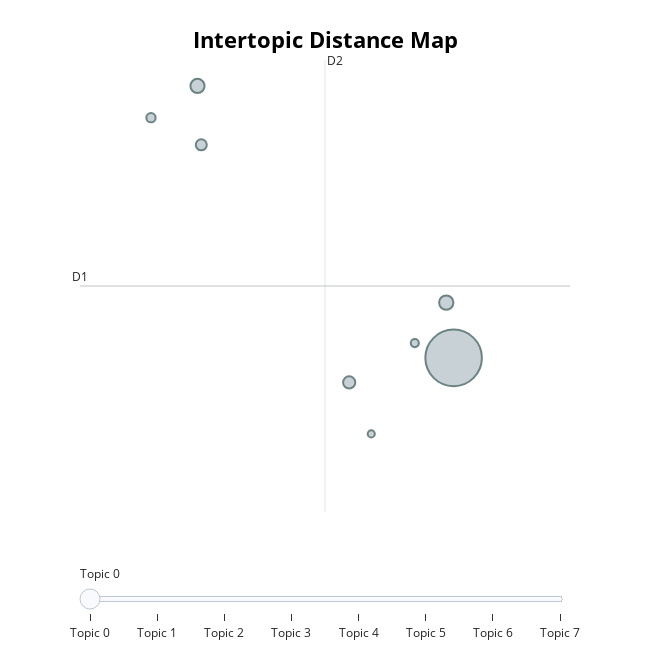

The cell this chart's notebook holds for it:
### Code cell
topic_model.visualize_topics()

### Figure 1 — Plotly figure (JSON) as saved in the notebook; plotly's stock layout.template omitted (floating-point values rounded to 4 significant figures)
{"data": [{"customdata": [[0, "political | parliament | politics | minister | responsibility", 1073], [1, "politician | political | politics | napolitano | emanuele", 69], [2, "committee | representative | senate | proposal | senator", 67], [3, "parliament | legislative | representatives | amendments | provisions", 50], [4, "parliamentary | senate | delegation | council | proceedings", 41], [5, "amendments | directive | parliament | policy | convention", 29], [6, "ratification | colleagues | perpetuates | culture | citizens", 22], [7, "harassment | discrimination | ratification | blackmail | convention", 17]], "hovertemplate": "<b>Topic %{customdata[0]}</b><br>%{customdata[1]}<br>Size: %{customdata[2]}", "legendgroup": "", "marker": {"color": "#B0BEC5", "line": {"color": "DarkSlateGrey", "width": 2}, "size": [1073, 69, 67, 50, 41, 29, 22, 17], "sizemode": "area", "sizeref": 0.6706, "symbol": "circle"}, "mode": "markers", "name": "", "orientation": "v", "showlegend": false, "type": "scatter", "x": [12.3, 12.18, 8.24, 10.65, 8.3, 7.503, 11.69, 11.0], "xaxis": "x", "y": [-4.725, -4.138, -1.836, -4.986, -2.461, -2.173, -4.569, -5.533], "yaxis": "y"}], "layout": {"annotations": [{"showarrow": false, "text": "D1", "x": 6.378, "y": -3.962, "yshift": 10}, {"showarrow": false, "text": "D2", "x": 10.26, "xshift": 10, "y": -1.561}], "height": 650, "hoverlabel": {"bgcolor": "white", "font": {"family": "Rockwell", "size": 16}}, "legend": {"itemsizing": "constant", "tracegroupgap": 0}, "margin": {"t": 60}, "shapes": [{"line": {"color": "#CFD8DC", "width": 2}, "type": "line", "x0": 10.26, "x1": 10.26, "y0": -6.363, "y1": -1.561}, {"line": {"color": "#9E9E9E", "width": 2}, "type": "line", "x0": 6.378, "x1": 14.15, "y0": -3.962, "y1": -3.962}], "sliders": [{"active": 0, "pad": {"t": 50}, "steps": [{"args": [{"marker.color": [["red", "#B0BEC5", "#B0BEC5", "#B0BEC5", "#B0BEC5", "#B0BEC5", "#B0BEC5", "#B0BEC5"]]}], "label": "Topic 0", "method": "update"}, {"args": [{"marker.color": [["#B0BEC5", "red", "#B0BEC5", "#B0BEC5", "#B0BEC5", "#B0BEC5", "#B0BEC5", "#B0BEC5"]]}], "label": "Topic 1", "method": "update"}, {"args": [{"marker.color": [["#B0BEC5", "#B0BEC5", "red", "#B0BEC5", "#B0BEC5", "#B0BEC5", "#B0BEC5", "#B0BEC5"]]}], "label": "Topic 2", "method": "update"}, {"args": [{"marker.color": [["#B0BEC5", "#B0BEC5", "#B0BEC5", "red", "#B0BEC5", "#B0BEC5", "#B0BEC5", "#B0BEC5"]]}], "label": "Topic 3", "method": "update"}, {"args": [{"marker.color": [["#B0BEC5", "#B0BEC5", "#B0BEC5", "#B0BEC5", "red", "#B0BEC5", "#B0BEC5", "#B0BEC5"]]}], "label": "Topic 4", "method": "update"}, {"args": [{"marker.color": [["#B0BEC5", "#B0BEC5", "#B0BEC5", "#B0BEC5", "#B0BEC5", "red", "#B0BEC5", "#B0BEC5"]]}], "label": "Topic 5", "method": "update"}, {"args": [{"marker.color": [["#B0BEC5", "#B0BEC5", "#B0BEC5", "#B0BEC5", "#B0BEC5", "#B0BEC5", "red", "#B0BEC5"]]}], "label": "Topic 6", "method": "update"}, {"args": [{"marker.color": [["#B0BEC5", "#B0BEC5", "#B0BEC5", "#B0BEC5", "#B0BEC5", "#B0BEC5", "#B0BEC5", "red"]]}], "label": "Topic 7", "method": "update"}]}], "title": {"font": {"color": "Black", "size": 22}, "text": "<b>Intertopic Distance Map</b>", "x": 0.5, "xanchor": "center", "y": 0.95, "yanchor": "top"}, "width": 650, "xaxis": {"anchor": "y", "domain": [0, 1], "range": [6.378, 14.15], "title": {"text": ""}, "visible": false}, "yaxis": {"anchor": "x", "domain": [0, 1], "range": [-6.363, -1.561], "title": {"text": ""}, "visible": false}}}
